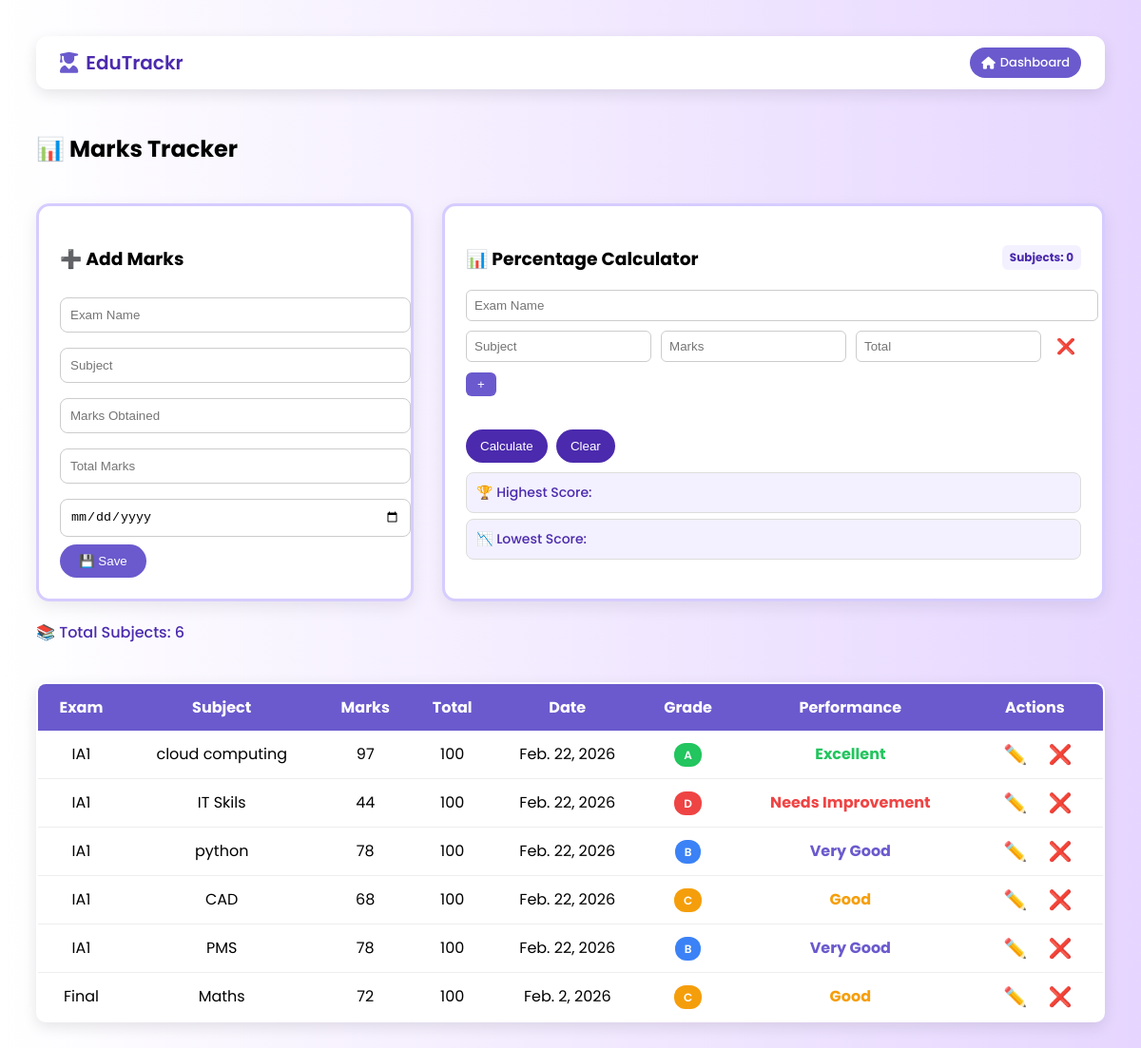
The app's page /marks/ (signed in) with its own data.
### tracker/models.py (models this page shows, shortened)
class Marks(models.Model):
    user = models.ForeignKey(User, on_delete=models.CASCADE)
    exam_name = models.CharField(max_length=100)
    subject = models.CharField(max_length=100)
    marks_obtained = models.IntegerField()
    total_marks = models.IntegerField()
    date = models.DateField()
    def percentage(self):
        return round((self.marks_obtained / self.total_marks) * 100, 2)

### tracker/views.py (the view, shortened to what this page needs)
# urls.py: path('marks/', views.marks_page, name='marks'),
def marks_page(request):
    data = Marks.objects.filter(user=request.user)
    return render(request,'marks.html',{'data':data})

### tracker/templates/marks.html (shortened to what this page needs)
<!DOCTYPE html>
<html>
<head>
<link rel="stylesheet" href="https://cdnjs.cloudflare.com/ajax/libs/font-awesome/6.5.0/css/all.min.css">
</head>
<body>
<nav class="dashboard-navbar">
<div class="nav-left">
<div class="logo">
<i class="fa-solid fa-user-graduate"></i>
<span>EduTrackr</span>
</div>
</div>
<div class="nav-right">
<a href="{% url 'dashboard' %}" class="dashboard-btn">
<i class="fa-solid fa-house"></i> Dashboard
</a>
</div>
</nav>
<div class="header">
<h2>📊 Marks Tracker</h2>
</div>
<div class="top-section">
<div class="card form-box">
<h3>➕ Add Marks</h3>
<form method="POST">
<input type="text" name="exam" placeholder="Exam Name" required>
<input type="text" name="subject" placeholder="Subject" required>
<input type="number" name="marks" placeholder="Marks Obtained" required>
<input type="number" name="total" placeholder="Total Marks" required>
<input type="date" name="date" required>
<button class="save-btn">💾 Save</button>
</form>
</div>
<div class="card">
<h3>
📊 Percentage Calculator
<span class="subject-count">Subjects: <span id="subjectCount">0</span></span>
</h3>
<input type="text" id="examName" placeholder="Exam Name">
<div id="subjects">
<div class="subject-row">
<input type="text" placeholder="Subject">
<input type="number" placeholder="Marks">
<input type="number" placeholder="Total">
<button type="button" onclick="removeRow(this)" class="remove-btn">❌</button>
</div>
</div>
<button class="add-btn" onclick="addSubject()">+</button>
<br><br>
<button class="calc-btn" onclick="calculate()">Calculate</button>
<button class="clear-btn" onclick="clearCalc()">Clear</button>
<div class="stats">
<div class="stat-box">
🏆 Highest Score:
</div>
<div class="stat-box">
📉 Lowest Score:
</div>
</div>
</div>
</div>
<table>
<p style="margin-top:20px;color:#4b2aad;font-weight:500;">
📚 Total Subjects: {{data|length}}
</p>
<tr>
<th>Exam</th>
<th>Subject</th>
<th>Marks</th>
<th>Total</th>
<th>Date</th>
<th>Grade</th>
<th>Performance</th>
<th>Actions</th>
</tr>
{% if data %}
{% for m in data %}
<tr class="data-row">
<td>{{m.exam_name}}</td>
<td>{{m.subject}}</td>
<td>{{m.marks_obtained}}</td>
<td>{{m.total_marks}}</td>
<td>{{m.date}}</td>
<td>
{% if m.percentage >= 90 %}
<span class="grade grade-a">A</span>
{% elif m.percentage >= 75 %}
<span class="grade grade-b">B</span>
{% elif m.percentage >= 60 %}
<span class="grade grade-c">C</span>
{% else %}
<span class="grade grade-d">D</span>
{% endif %}
</td>
<td>
{% if m.percentage >= 90 %}
<span class="excellent">Excellent</span>
{% elif m.percentage >= 75 %}
<span class="verygood">Very Good</span>
{% elif m.percentage >= 50 %}
<span class="good">Good</span>
{% else %}
<span class="poor">Needs Improvement</span>
{% endif %}
</td>
<td>
<button onclick="editRow(this)" class="action-btn">✏️</button>
<a href="{% url 'delete_mark' m.id %}"
class="action-btn delete-btn"
onclick="return confirm('Delete this record?')">❌</a>
</td>
</tr>
{% endfor %}
{% else %}
<tr>
<td colspan="8" class="empty-msg">
No records yet. Add your first subject above.
</td>
</tr>
{% endif %}
</table>
</body>
</html>

### tracker/templates/marks.html (style rules this page uses)
body { font-family:'Poppins',sans-serif; background:linear-gradient(to right,#ffffff,#e6d6ff); padding:30px; }
.header { display:flex; justify-content:space-between; align-items:center; margin-bottom:20px; }
.top-section { display:flex; gap:30px; }
.card { flex:1; background:white; border:3px solid #d6ccff; border-radius:14px; box-shadow:0 6px 18px rgba(0,0,0,0.08); padding:22px; }
.form-box input { width:100%; padding:10px; margin:8px 0; border-radius:8px; border:1px solid #ccc; }
.save-btn { background:#6a5acd; color:white; border:none; padding:10px 20px; border-radius:20px; cursor:pointer; font-weight:500; transition:all 0.3s ease; }
.subject-row { display:flex; gap:10px; margin-bottom:10px; }
.subject-row input { flex:1; padding:8px; border-radius:6px; border:1px solid #ccc; }
.add-btn { background:#6a5acd; color:white; border:none; padding:5px 12px; border-radius:6px; cursor:pointer; }
.calc-btn { background:#4b2aad; color:white; border:none; padding:10px 15px; border-radius:20px; margin-top:10px; cursor:pointer; transition:all 0.3s ease; }
.subject-count { float:right; font-size:12px; background:#f3f1ff; padding:4px 8px; border-radius:6px; color:#4b2aad; }
.stats { margin-top:10px; display:flex; flex-direction:column; gap:6px; }
.stat-box { flex:1; background:#f3f1ff; border:1px solid #ddd; padding:10px; border-radius:8px; font-size:14px; color:#4b2aad; font-weight:500; }
table { width:100%; margin-top:40px; border:2px solid #e4ddff; border-collapse:collapse; background:white; border-radius:10px; overflow:hidden; box-shadow:0 5px 15px rgba(0,0,0,0.1); }
th { background:#6a5acd; color:white; padding:12px; }
td { padding:10px; text-align:center; border-bottom:1px solid #eee; }
.excellent { color:#22c55e; font-weight:700; }
.verygood { color:#6a5acd; font-weight:700; }
.good { color:#f59e0b; font-weight:700; }
.poor { color:#ef4444; font-weight:700; }
.action-btn { background:none; border:none; font-size:20px; cursor:pointer; margin:0 6px; text-decoration:none; transition:all 0.2s ease; display:inline-block; }
.remove-btn { background:none; border:none; font-size:16px; cursor:pointer; transition:0.2s; }
.clear-btn { background:#4b2aad; color:white; border:none; padding:10px 15px; border-radius:20px; cursor:pointer; margin-left:5px; transition:all 0.3s ease; }
#examName { width:100%; padding:8px; border-radius:6px; border:1px solid #ccc; margin-bottom:10px; }
.dashboard-navbar { display:flex; justify-content:space-between; align-items:center; background:white; padding:12px 25px; border-radius:12px; box-shadow:0 5px 15px rgba(0,0,0,0.1); margin-bottom:25px; }
.logo { display:flex; align-items:center; gap:8px; font-size:20px; font-weight:600; color:#4b2aad; cursor:pointer; transition:0.3s; }
.logo i { font-size:22px; color:#6a5acd; }
.nav-right { display:flex; gap:12px; }
.dashboard-btn { background:#6a5acd; color:white; text-decoration:none; padding:6px 12px; border-radius:16px; font-size:13px; font-weight:500; display:flex; align-items:center; gap:5px; transition:0.3s; }
.grade { padding:4px 10px; border-radius:12px; font-size:12px; font-weight:600; color:white; }
.grade-a { background:#22c55e; }
.grade-b { background:#3b82f6; }
.grade-c { background:#f59e0b; }
.grade-d { background:#ef4444; }

### records on screen
Marks: exam_name "IA1", subject "cloud computing", marks_obtained "97", total_marks "100", date "Feb. 22, 2026", shows "Excellent"
Marks: exam_name "IA1", subject "IT Skils", marks_obtained "44", total_marks "100", date "Feb. 22, 2026", shows "D", shows "Needs Improvement"
Marks: exam_name "IA1", subject "python", marks_obtained "78", total_marks "100", date "Feb. 22, 2026", shows "B", shows "Very Good"
Marks: exam_name "IA1", subject "CAD", marks_obtained "68", total_marks "100", date "Feb. 22, 2026", shows "Good"
Marks: exam_name "IA1", subject "PMS", marks_obtained "78", total_marks "100", date "Feb. 22, 2026", shows "B", shows "Very Good"
Marks: exam_name "Final", subject "Maths", marks_obtained "72", total_marks "100", date "Feb. 2, 2026", shows "C", shows "Good"

### other values on screen
{{ data|length }} "6"
